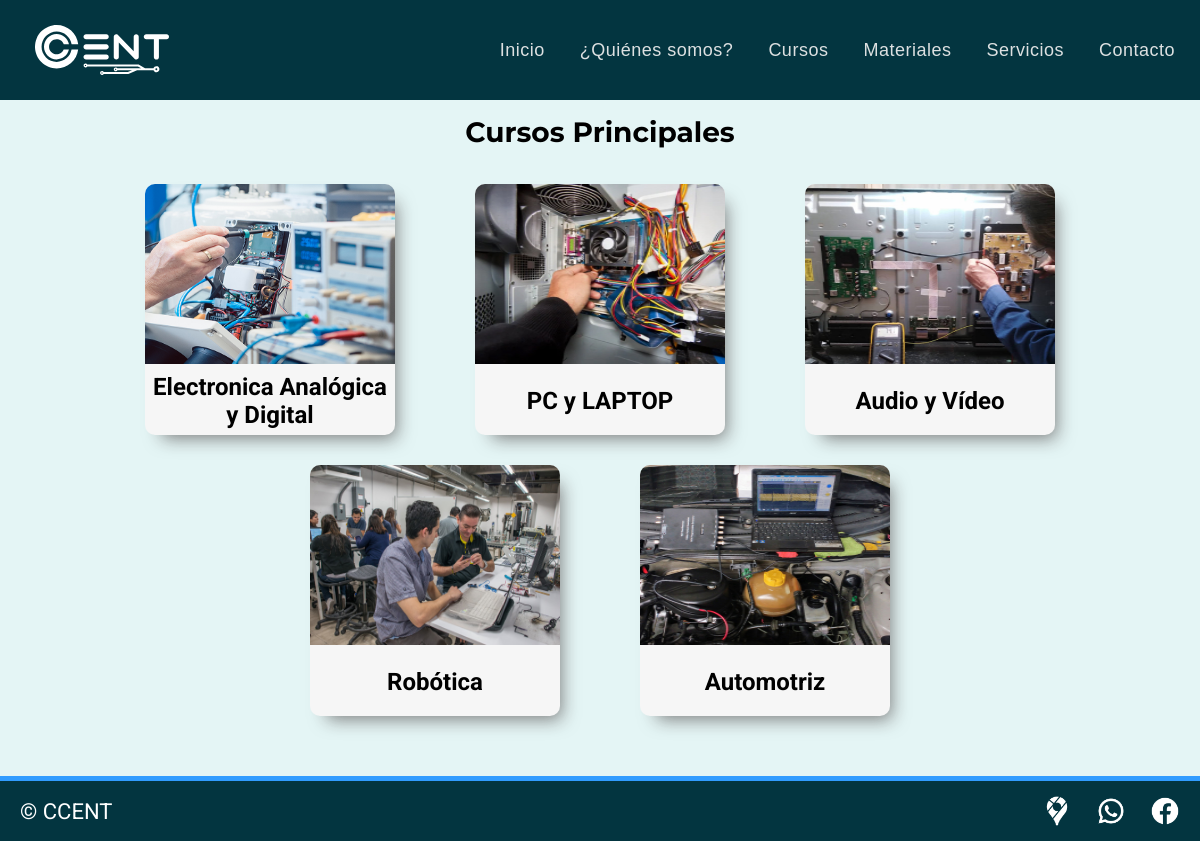
Screenshot of /cursos/ with the database file from the repository.
### apps/home/models.py (models this page shows, shortened)
class Curso(models.Model):
    titulo = models.CharField(max_length=100)
    imagen = models.FileField(null=False, upload_to=f'static/img/cursos', default=None)
    created = models.DateTimeField(auto_now_add=True)
    updated = models.DateTimeField(auto_now=True)
    descripcion = RichTextField()

### apps/home/views.py (the view)
# urls.py: path('cursos/', views.cursos, name='cursos'),
def cursos(request):
    cursos = Curso.objects.all()
    cursos_express = Expres.objects.all()
    context = {
        "cursos" : cursos,
        "cursos_express" : cursos_express
    }
    return render(request, 'home/cursos.html',context)

### apps/templates/home/cursos.html (shortened to what this page needs)
{% extends 'layouts/base.html' %}
{% load static %}
{% block stylesheet %}
<link rel="stylesheet" href={%static 'css/style.css'%}>
<link rel="stylesheet" href= {%static 'css/curso_s.css'%}>
{% endblock stylesheet %}
{% block content %}
<h1 class="titulo">Cursos Principales</h1>
<div class="contenedor-cursos">
  {% for curso in cursos %}
  <a href="{% url 'curso' curso.id %}">
  <div class="contenedor-card-curso">
      <img class="img-cursos" src={{curso.imagen.url}} alt=""></a>
      <div class="titulo_curso">
        <h1>{{curso.titulo}}</h1>
      </div>
    </div>
  {% endfor %}
{% endblock content %}

### static/css/style.css (style rules this page uses)
:root { --roboto: 'Roboto', sans-serif; --montserrat: 'Montserrat', sans-serif; --regular: 400; --azul-fondo: #E4F5F5; --azul-nav: #015366; --azul-footer: #033540; --negrita: 700; }
* { box-sizing: border-box; margin: 0; padding: 0; }
html { font-family: var(--roboto); font-weight: var(--regular); font-size: 62.5%; height: 100%; }
li, p, .titulo { color: black; }
body { display: flex; width: 100%; flex-direction: column; min-height: 100vh; background-color: var(--azul-fondo); }
.titulo { font-family: var(--montserrat); font-weight: var(--negrita); font-size: 2.8rem; margin-bottom: 16px; }
*:before, *:after { padding: 0; margin: 0; box-sizing: border-box; }

### static/css/curso_s.css (style rules this page uses)
.titulo { text-align: center; }
.contenedor-cursos { width: 100%; height: auto; justify-content: center; display: flex; flex-flow: row wrap; margin: 2rem 0 3rem 0; }
.contenedor-card-curso { background: #F6F6F6; border-radius: 10px; width: 25rem; height: 25.1rem; align-items: center; display: flex; flex-direction: column; margin: 1.5rem 4rem 1.5rem 4rem; -webkit-box-shadow: 9px 11px 18px -8px rgba(117,117,117,0.96); -moz-box-shadow: 9px 11px 18px -8px rgba(117,117,117,0.96); box-shadow: 9px 11px 18px -8px rgba(117,117,117,0.96); }
.img-cursos { width: 25rem; height: 18rem; border-radius: 1rem 1rem 0 0; }
.titulo_curso { font-size: 1.2rem; text-align: center; align-items: center; justify-content: center; padding: .5rem; width: 100%; height: 100%; display: flex; align-content: space-between; }

### rows the page displays
Curso: imagen (picture), titulo "Electronica Analógica y Digital"
Curso: imagen (picture), titulo "PC y LAPTOP"
Curso: imagen (picture), titulo "Audio y Vídeo"
Curso: imagen (picture), titulo "Robótica"
Curso: imagen (picture), titulo "Automotriz"
